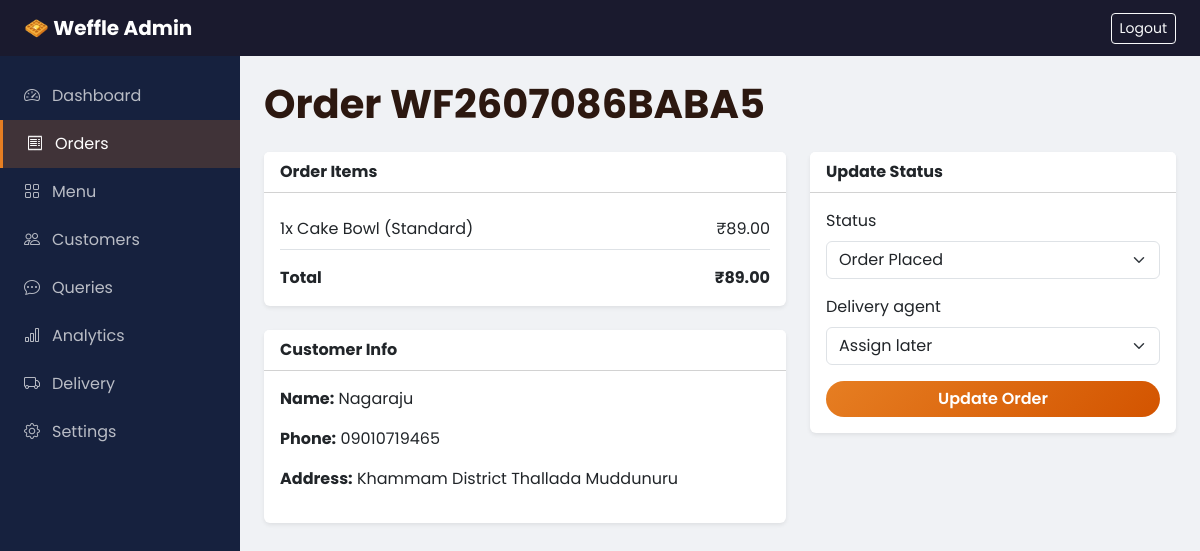
The app's page /admin-panel/orders/2/ (signed in) with its own data.
### shop/models.py (models this page shows, shortened)
class Order(models.Model):
    STATUS_PLACED = 'placed'
    STATUS_CONFIRMED = 'confirmed'
    STATUS_PREPARING = 'preparing'
    STATUS_READY = 'ready'
    STATUS_OUT_FOR_DELIVERY = 'out_for_delivery'
    STATUS_DELIVERED = 'delivered'
    STATUS_CANCELLED = 'cancelled'
    STATUS_CHOICES = [
        (STATUS_PLACED, 'Order Placed'),
        (STATUS_CONFIRMED, 'Confirmed'),
        (STATUS_PREPARING, 'Preparing'),
        (STATUS_READY, 'Ready'),
        (STATUS_OUT_FOR_DELIVERY, 'Out for Delivery'),
        (STATUS_DELIVERED, 'Delivered'),
        (STATUS_CANCELLED, 'Cancelled'),
    ]
    ACTIVE_STATUSES = [
        STATUS_PLACED,
        STATUS_CONFIRMED,
        STATUS_PREPARING,
        STATUS_READY,
        STATUS_OUT_FOR_DELIVERY,
    ]
    order_number = models.CharField(max_length=20, unique=True, editable=False)
    customer = models.ForeignKey(User, on_delete=models.CASCADE, related_name='orders')
    status = models.CharField(max_length=20, choices=STATUS_CHOICES, default=STATUS_PLACED)
    total_amount = models.DecimalField(max_digits=10, decimal_places=2, default=0)
    delivery_address = models.TextField()
    delivery_phone = models.CharField(max_length=15)
    delivery_lat = models.DecimalField(max_digits=10, decimal_places=7, null=True, blank=True)
    delivery_lng = models.DecimalField(max_digits=10, decimal_places=7, null=True, blank=True)
    delivery_agent = models.ForeignKey(
        User,
        on_delete=models.SET_NULL,
        null=True,
        blank=True,
        related_name='assigned_deliveries',
        limit_choices_to={'role': User.ROLE_DELIVERY},
    )
    notes = models.TextField(blank=True)
    created_at = models.DateTimeField(auto_now_add=True)
    updated_at = models.DateTimeField(auto_now=True)
    cancelled_at = models.DateTimeField(null=True, blank=True)
    delivered_at = models.DateTimeField(null=True, blank=True)
    class Meta:
        ordering = ['-created_at']

class OrderItem(models.Model):
    order = models.ForeignKey(Order, on_delete=models.CASCADE, related_name='items')
    menu_item = models.ForeignKey(MenuItem, on_delete=models.SET_NULL, null=True)
    variant = models.ForeignKey(MenuVariant, on_delete=models.SET_NULL, null=True)
    item_name = models.CharField(max_length=200)
    variant_name = models.CharField(max_length=100)
    quantity = models.PositiveIntegerField(default=1)
    unit_price = models.DecimalField(max_digits=8, decimal_places=2)
    subtotal = models.DecimalField(max_digits=10, decimal_places=2)

class User(AbstractUser):
    ROLE_CUSTOMER = 'customer'
    ROLE_ADMIN = 'admin'
    ROLE_DELIVERY = 'delivery'
    ROLE_CHOICES = [
        (ROLE_CUSTOMER, 'Customer'),
        (ROLE_ADMIN, 'Admin'),
        (ROLE_DELIVERY, 'Delivery Agent'),
    ]
    role = models.CharField(max_length=20, choices=ROLE_CHOICES, default=ROLE_CUSTOMER)
    phone = models.CharField(max_length=15, blank=True)
    address = models.TextField(blank=True)
    created_at = models.DateTimeField(auto_now_add=True)
    @property
    def is_shop_admin(self):
        return self.role == self.ROLE_ADMIN or self.is_superuser

### shop/views.py (the view)
# urls.py: path('admin-panel/orders/<int:pk>/', views.admin_order_detail, name='admin_order_detail'),
@admin_required
def admin_order_detail(request, pk):
    order = get_object_or_404(Order, pk=pk)
    if request.method == 'POST':
        form = OrderStatusForm(request.POST, instance=order)
        if form.is_valid():
            old_status = Order.objects.get(pk=pk).status
            order = form.save()
            if order.status == Order.STATUS_READY and old_status != Order.STATUS_READY:
                notify_user(
                    order.customer,
                    'Order Ready! 🧇',
                    f'Your order {order.order_number} is ready!',
                    'ready',
                    order,
                )
            elif order.status == Order.STATUS_OUT_FOR_DELIVERY:
                notify_user(
                    order.customer,
                    'Out for Delivery',
                    f'Your order {order.order_number} is on the way!',
                    'order',
                    order,
                )
            elif order.status == Order.STATUS_DELIVERED:
                order.delivered_at = timezone.now()
                order.save(update_fields=['delivered_at'])
                notify_user(
                    order.customer,
                    'Delivered! ✅',
                    f'Your order {order.order_number} has been delivered. Enjoy!',
                    'delivered',
                    order,
                )
            elif order.status == Order.STATUS_CANCELLED:
                order.cancelled_at = timezone.now()
                order.save(update_fields=['cancelled_at'])
                notify_user(
                    order.customer,
                    'Order Cancelled',
                    f'Your order {order.order_number} has been cancelled by admin.',
                    'order',
                    order,
                )
            messages.success(request, 'Order status updated.')
            return redirect('shop:admin_order_detail', pk=pk)
    else:
        form = OrderStatusForm(instance=order)
    return render(request, 'shop/admin/order_detail.html', {'order': order, 'form': form})

### shop/forms.py
class OrderStatusForm(forms.ModelForm):
    class Meta:
        model = Order
        fields = ['status', 'delivery_agent']
        widgets = {
            'status': forms.Select(attrs={'class': 'form-select'}),
            'delivery_agent': forms.Select(attrs={'class': 'form-select'}),
        }
    def __init__(self, *args, **kwargs):
        super().__init__(*args, **kwargs)
        self.fields['delivery_agent'].required = False
        self.fields['delivery_agent'].queryset = User.objects.filter(role=User.ROLE_DELIVERY, is_active=True)
        self.fields['delivery_agent'].empty_label = 'Assign later'

### shop/context_processors.py (called while the page is built)
def site_settings(request):
    return {
        'SITE_NAME': settings.SITE_NAME,
        'CURRENCY': settings.CURRENCY_SYMBOL,
        'cart_count': cart_count(request) if request.user.is_authenticated else 0,
    }

### shop/utils.py (called while the page is built)
def get_cart(request):
    return request.session.get('cart', {})

def cart_count(request):
    cart = get_cart(request)
    return sum(item.get('quantity', 0) for item in cart.values())

### templates/shop/admin/order_detail.html (shortened to what this page needs)
{% extends 'shop/admin/base_admin.html' %}
{% block admin_content %}
<div class="p-4">
    <h1 class="fw-bold mb-4">Order {{ order.order_number }}</h1>
    <div class="row g-4">
        <div class="col-lg-7">
            <div class="card shadow-sm border-0 mb-4">
                <div class="card-header bg-white fw-bold">Order Items</div>
                <div class="card-body">
                    {% for item in order.items.all %}
                    <div class="d-flex justify-content-between py-2 border-bottom">
                        <span>{{ item.quantity }}x {{ item.item_name }} ({{ item.variant_name }})</span>
                        <span>{{ CURRENCY }}{{ item.subtotal }}</span>
                    </div>
                    {% endfor %}
                    <div class="d-flex justify-content-between fw-bold mt-3">
                        <span>Total</span><span>{{ CURRENCY }}{{ order.total_amount }}</span>
                    </div>
                </div>
            </div>
            <div class="card shadow-sm border-0">
                <div class="card-header bg-white fw-bold">Customer Info</div>
                <div class="card-body">
                    <p><strong>Name:</strong> {{ order.customer.get_full_name|default:order.customer.username }}</p>
                    <p><strong>Phone:</strong> {{ order.delivery_phone }}</p>
                    <p><strong>Address:</strong> {{ order.delivery_address }}</p>
                </div>
            </div>
        </div>
        <div class="col-lg-5">
            <div class="card shadow-sm border-0">
                <div class="card-header bg-white fw-bold">Update Status</div>
                <div class="card-body">
                    <form method="post">
                        {% for field in form %}
                        <div class="mb-3">
                            <label class="form-label">{{ field.label }}</label>
                            {{ field }}
                        </div>
                        {% endfor %}
                        <button type="submit" class="btn btn-weffle w-100">Update Order</button>
                    </form>
                </div>
            </div>
        </div>
    </div>
</div>
{% endblock %}

### static/shop/css/style.css (style rules this page uses)
:root { --weffle-primary: #e67e22; --weffle-dark: #d35400; --weffle-light: #fdebd0; --weffle-bg: #fffaf5; --weffle-text: #2c1810; --nav-height: 70px; }
* { box-sizing: border-box; }
body { font-family: 'Poppins', sans-serif; background: var(--weffle-bg); color: var(--weffle-text); min-height: 100vh; display: flex; flex-direction: column; }
.btn-weffle { background: linear-gradient(135deg, var(--weffle-primary), var(--weffle-dark)); border: none; color: #fff; font-weight: 600; border-radius: 50px; transition: transform 0.2s, box-shadow 0.2s; }
.admin-page { background: #f0f2f5; }

### records on screen
Order: order_number "WF2607086BABA5", total_amount "89.00", customer.get_full_name "Nagaraju", delivery_phone "09010719465", delivery_address "Khammam District Thallada Muddunuru", form "Order Placed" "Assign later"
OrderItem: quantity "1", item_name "Cake Bowl", variant_name "Standard", CURRENCY "₹", subtotal "89.00"

### other values on screen
{{ SITE_NAME }} "Weffle"
{{ CURRENCY }} "₹"
{{ field.label }} "Status" "Delivery agent"
